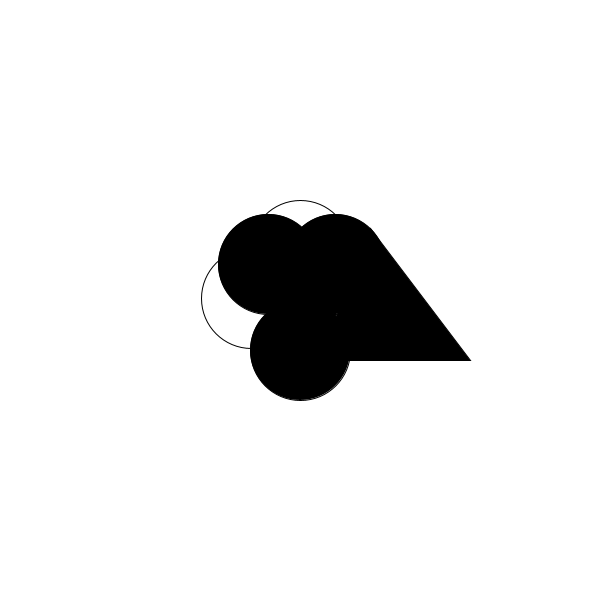
Frame 1 (no input)
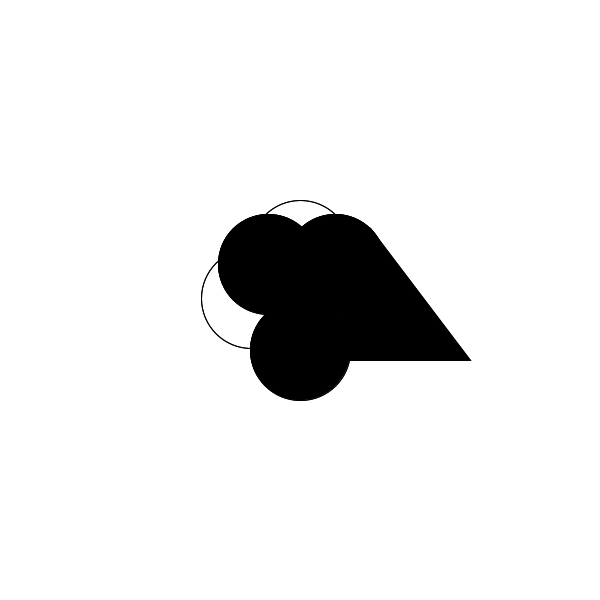
Frame 2 (the mouse pressed at the canvas centre, redrawn once)

The Processing sketch that drew these frames (run headless with seeded random() and noise(); the mouse was pressed at the canvas centre and the sketch redrawn once):

// Processing sketch: processing_85547
// ── processing_85547.pde

  void setup () 
{
  size(600,600);
  //Fond blanc
  background(255); 
  smooth();
}

void draw()
{
  //Je créer une ellipse non remplie. (ellipse en haut)
  noFill();
  ellipse(300,250,100,100);
  //Je créer trois autres ellipses de la même taille. DUPLICATION/JUXTAPOSITION
 fill(0);
  //(Ellipse en bas) 
  ellipse(300,350,100,100);
 noFill(); 
  //Ellipse à gauche) 
  ellipse(251,298,100,100);
  //(Ellipse à droite)
  ellipse(351,298,100,100);
  
  //Nouvelle série de quatre ellipses de la même taille. JUXTAPOSITION
  //Ellipse en haut à gauche
  fill(0);
  ellipse(335,264,100,100);
  //Ellipse en haut à gauche
  ellipse(268,264,100,100);
  
  //J'ajoute un triangle noir 
  fill(0);
triangle(370,228,320,360,470,360);
  
  noLoop();
}
